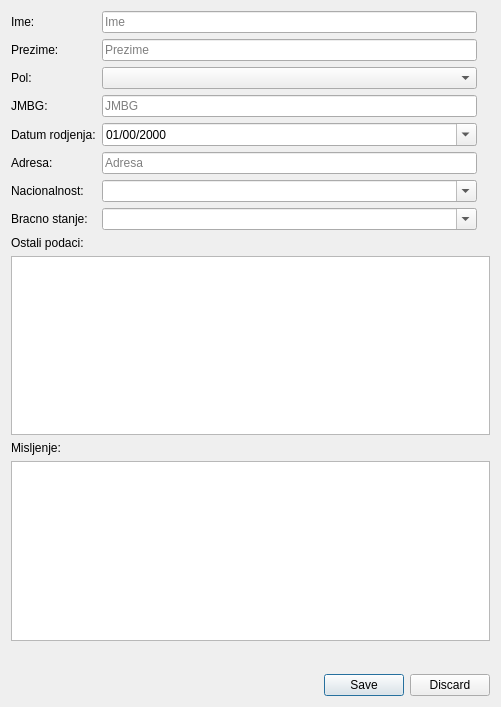
<?xml version="1.0" encoding="UTF-8"?>
<ui version="4.0">
 <class>frmPodaci</class>
 <widget class="QDialog" name="frmPodaci">
  <property name="geometry">
   <rect>
    <x>0</x>
    <y>0</y>
    <width>501</width>
    <height>707</height>
   </rect>
  </property>
  <property name="windowTitle">
   <string>Podaci</string>
  </property>
  <layout class="QVBoxLayout" name="verticalLayout">
   <item>
    <layout class="QHBoxLayout" name="horizontalLayout">
     <item>
      <layout class="QFormLayout" name="formLayout">
       <item row="0" column="0">
        <widget class="QLabel" name="lblIme">
         <property name="text">
          <string>Ime:</string>
         </property>
        </widget>
       </item>
       <item row="0" column="1">
        <widget class="QLineEdit" name="txtIme">
         <property name="maxLength">
          <number>50</number>
         </property>
         <property name="placeholderText">
          <string>Ime</string>
         </property>
        </widget>
       </item>
       <item row="1" column="0">
        <widget class="QLabel" name="lblPrezime">
         <property name="text">
          <string>Prezime:</string>
         </property>
        </widget>
       </item>
       <item row="1" column="1">
        <widget class="QLineEdit" name="txtPrezime">
         <property name="maxLength">
          <number>50</number>
         </property>
         <property name="placeholderText">
          <string>Prezime</string>
         </property>
        </widget>
       </item>
       <item row="2" column="0">
        <widget class="QLabel" name="lblPol">
         <property name="text">
          <string>Pol:</string>
         </property>
        </widget>
       </item>
       <item row="2" column="1">
        <widget class="QComboBox" name="cbPol"/>
       </item>
       <item row="3" column="0">
        <widget class="QLabel" name="lblJmbg">
         <property name="text">
          <string>JMBG:</string>
         </property>
        </widget>
       </item>
       <item row="3" column="1">
        <widget class="QLineEdit" name="txtJmbg">
         <property name="maxLength">
          <number>13</number>
         </property>
         <property name="placeholderText">
          <string>JMBG</string>
         </property>
        </widget>
       </item>
       <item row="4" column="0">
        <widget class="QLabel" name="lblDatumRodjenja">
         <property name="text">
          <string>Datum rodjenja:</string>
         </property>
        </widget>
       </item>
       <item row="4" column="1">
        <widget class="QDateEdit" name="deDatumRodjenja">
         <property name="displayFormat">
          <string>dd/mm/yyyy</string>
         </property>
         <property name="calendarPopup">
          <bool>true</bool>
         </property>
        </widget>
       </item>
       <item row="5" column="0">
        <widget class="QLabel" name="lblAdresa">
         <property name="text">
          <string>Adresa:</string>
         </property>
        </widget>
       </item>
       <item row="5" column="1">
        <widget class="QLineEdit" name="txtAdresa">
         <property name="maxLength">
          <number>100</number>
         </property>
         <property name="placeholderText">
          <string>Adresa</string>
         </property>
        </widget>
       </item>
       <item row="6" column="0">
        <widget class="QLabel" name="lblNacionalnost">
         <property name="text">
          <string>Nacionalnost:</string>
         </property>
        </widget>
       </item>
       <item row="6" column="1">
        <widget class="QComboBox" name="cbNacionalnost">
         <property name="editable">
          <bool>true</bool>
         </property>
        </widget>
       </item>
       <item row="7" column="0">
        <widget class="QLabel" name="lblBracnoStanje">
         <property name="text">
          <string>Bracno stanje:</string>
         </property>
        </widget>
       </item>
       <item row="7" column="1">
        <widget class="QComboBox" name="cbBracnoStanje">
         <property name="editable">
          <bool>true</bool>
         </property>
        </widget>
       </item>
      </layout>
     </item>
     <item>
      <widget class="QLabel" name="lblSlika">
       <property name="text">
        <string/>
       </property>
      </widget>
     </item>
    </layout>
   </item>
   <item>
    <widget class="QLabel" name="lblOstaliPodaci">
     <property name="text">
      <string>Ostali podaci:</string>
     </property>
    </widget>
   </item>
   <item>
    <widget class="QTextEdit" name="txtOstaliPodaci"/>
   </item>
   <item>
    <widget class="QLabel" name="lblMisljenje">
     <property name="text">
      <string>Misljenje:</string>
     </property>
    </widget>
   </item>
   <item>
    <widget class="QTextEdit" name="txtMisljenje"/>
   </item>
   <item>
    <spacer name="verticalSpacer">
     <property name="orientation">
      <enum>Qt::Vertical</enum>
     </property>
     <property name="sizeHint" stdset="0">
      <size>
       <width>20</width>
       <height>40</height>
      </size>
     </property>
    </spacer>
   </item>
   <item>
    <widget class="QDialogButtonBox" name="buttonBox">
     <property name="orientation">
      <enum>Qt::Horizontal</enum>
     </property>
     <property name="standardButtons">
      <set>QDialogButtonBox::Discard|QDialogButtonBox::Save</set>
     </property>
     <property name="centerButtons">
      <bool>false</bool>
     </property>
    </widget>
   </item>
  </layout>
 </widget>
 <resources/>
 <connections>
  <connection>
   <sender>buttonBox</sender>
   <signal>accepted()</signal>
   <receiver>frmPodaci</receiver>
   <slot>accept()</slot>
   <hints>
    <hint type="sourcelabel">
     <x>248</x>
     <y>254</y>
    </hint>
    <hint type="destinationlabel">
     <x>157</x>
     <y>274</y>
    </hint>
   </hints>
  </connection>
  <connection>
   <sender>buttonBox</sender>
   <signal>rejected()</signal>
   <receiver>frmPodaci</receiver>
   <slot>reject()</slot>
   <hints>
    <hint type="sourcelabel">
     <x>316</x>
     <y>260</y>
    </hint>
    <hint type="destinationlabel">
     <x>286</x>
     <y>274</y>
    </hint>
   </hints>
  </connection>
 </connections>
</ui>
